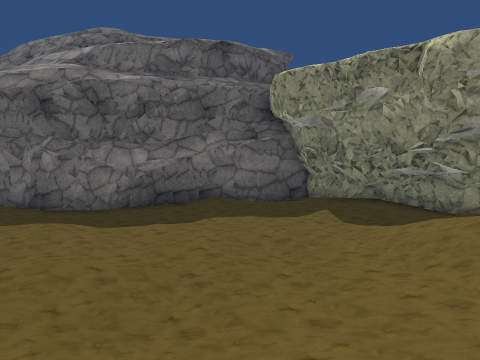
[1] (above)

16 first-person views from a walk through a 3-D level made in the Unity game engine. The camera is 1.4 m above the floor, tilts 4° down and sees 75° across. The floor is counted in squares, 1 m on a side. Each view is taken from the middle of a square. On the plan, view 1 faces up. The plan holds only what a view shows up to about 14 squares ahead; the rest is blank. The place goes on beyond the plan. The player character is not drawn. Some animated figures are left out. Door leaves are left out, so doorways stand open. Some surface patterns are stand-ins.

[2]
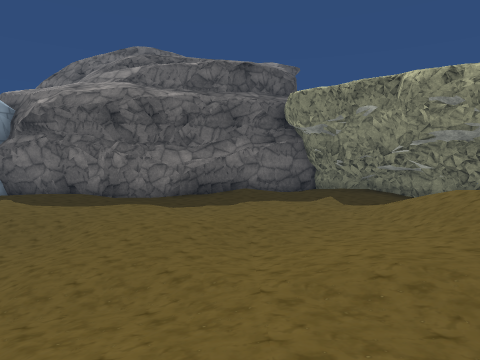

[3]
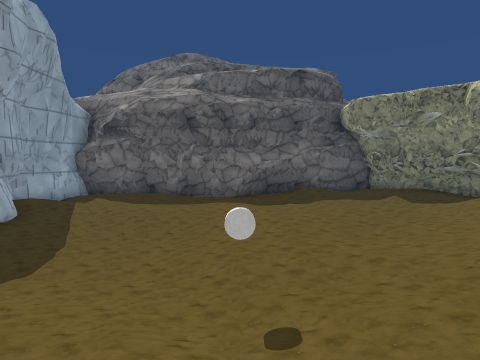

[4]
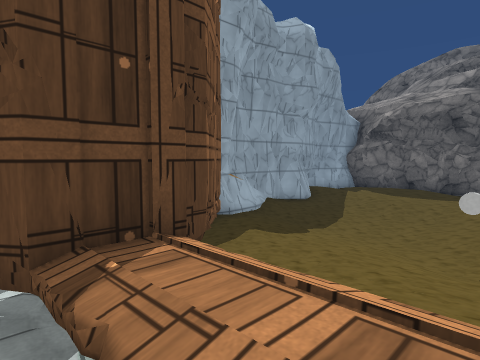

[5]
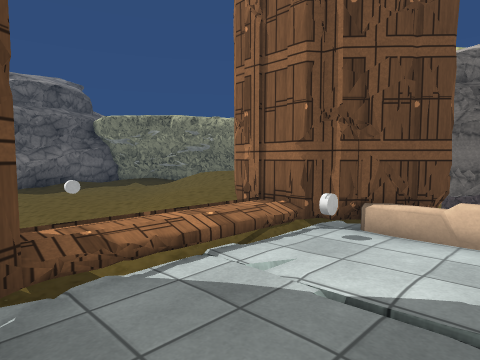

[6]
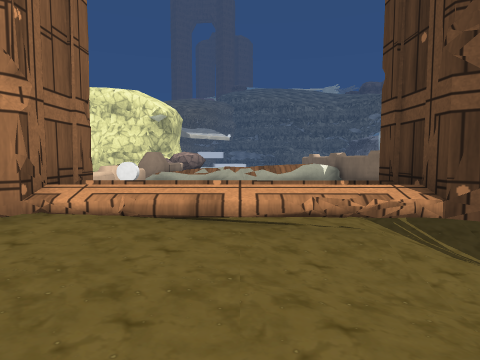

[7]
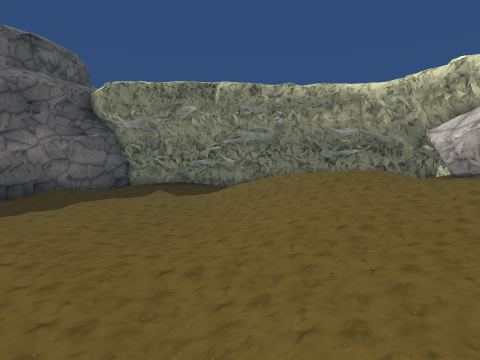

[8]
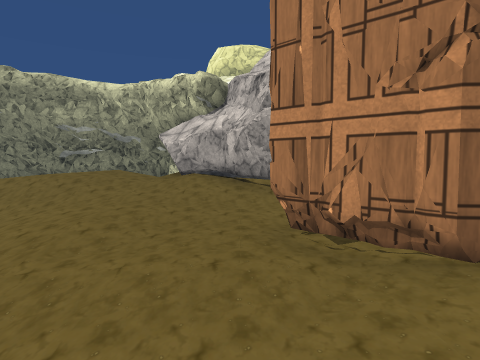

[9]
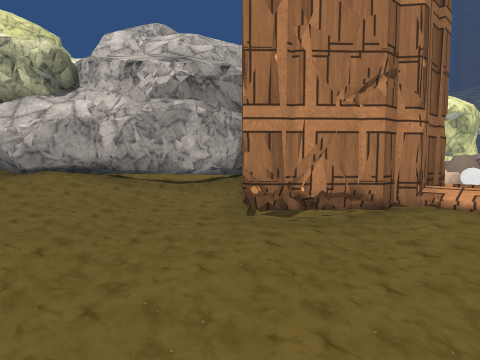

[10]
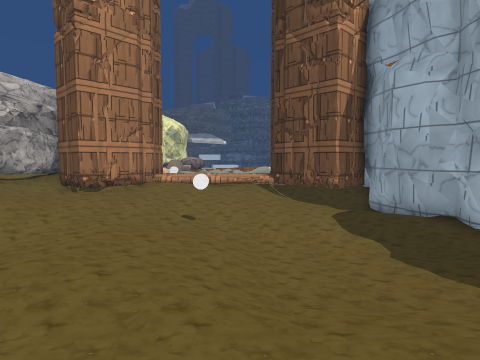

[11]
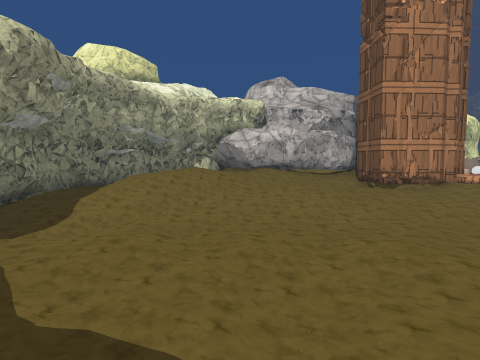

[12]
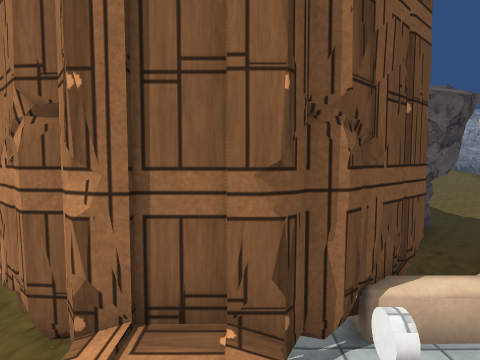

[13]
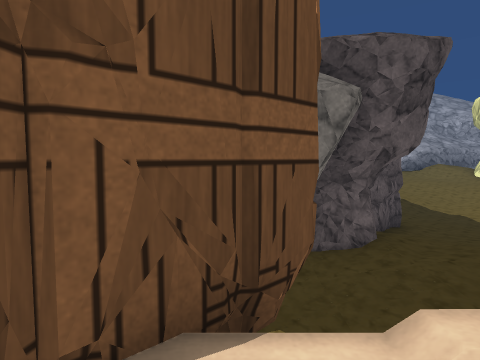

[14]
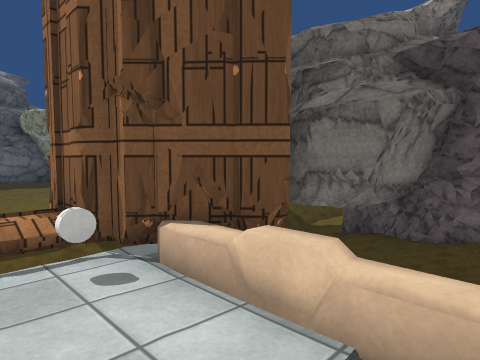

[15]
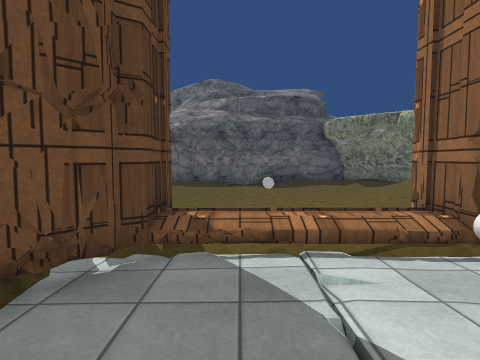

[16]
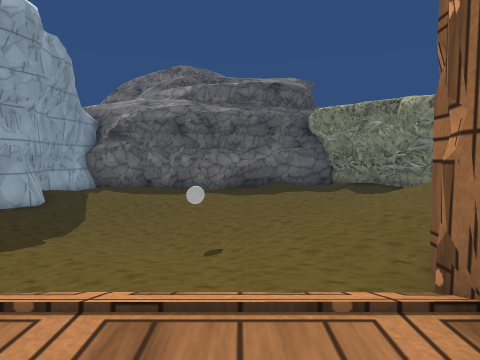

### Floor plan
Key: @ floor where view 1 was taken; # wall or solid block; . main floor; : floor 0.25 m higher than the main floor; - floor 0.25 m lower than the main floor; + floor 0.5 m higher than the main floor; _ floor 0.5 m lower than the main floor; * floor 0.75 m higher than the main floor; % floor 1 m higher than the main floor; / step, stairs or slope; = window, fence, low wall or low ledge; ^ raised ledge; O other object.
Columns run from 12 left of view 1 to 7 right of it. Each row starts with its distance up from view 1.
 11           ######
 10 ###########/:::###
  9 ##::::...../...:###
  8 # ...............##
  7 #:/............///##
  6 ##//........./////+#
  5  #--////.......////#
  4  #-----//.....://* #
  3  #---_-/-..-..///% #
  2  #-____/-.../////%/#
  1  #-/___-/////++////#
  0  #--///--///@/+//###
 -1  ##----////:::+/##
 -2   #---..//::::+###
 -3   ####..//::##:#
 -4   ####///++#####
 -5      #=/***#
 -6      #*****#
 -7      #::/:O#
 -8     ##::/::##
 -9     =:::/::#####
-10     =/  /////::##
-11     =  : : /::+###
-12     ^=**/+     :.##
-13     #  ***+==   .-
-14     =      ==

Where each view was taken, in squares from view 1:
view 1: 0 up, 0 right, facing up
view 2: 3 down, 1 left, facing up
view 3: 4 down, 4 left, facing up
view 4: 7 down, 3 left, facing up-left
view 5: 10 down, 7 left, facing up-right
view 6: 1 down, 4 left, facing down
view 7: 2 down, 4 left, facing up-right
view 8: 2 down, 4 left, facing right
view 9: 1 up, 3 left, facing down-right
view 10: 8 up, 5 left, facing down
view 11: 9 up, 4 left, facing down-right
view 12: 6 down, 4 left, facing right
view 13: 8 down, 2 left, facing right
view 14: 11 down, 3 left, facing up-right
view 15: 11 down, 5 left, facing up
view 16: 7 down, 3 left, facing up
